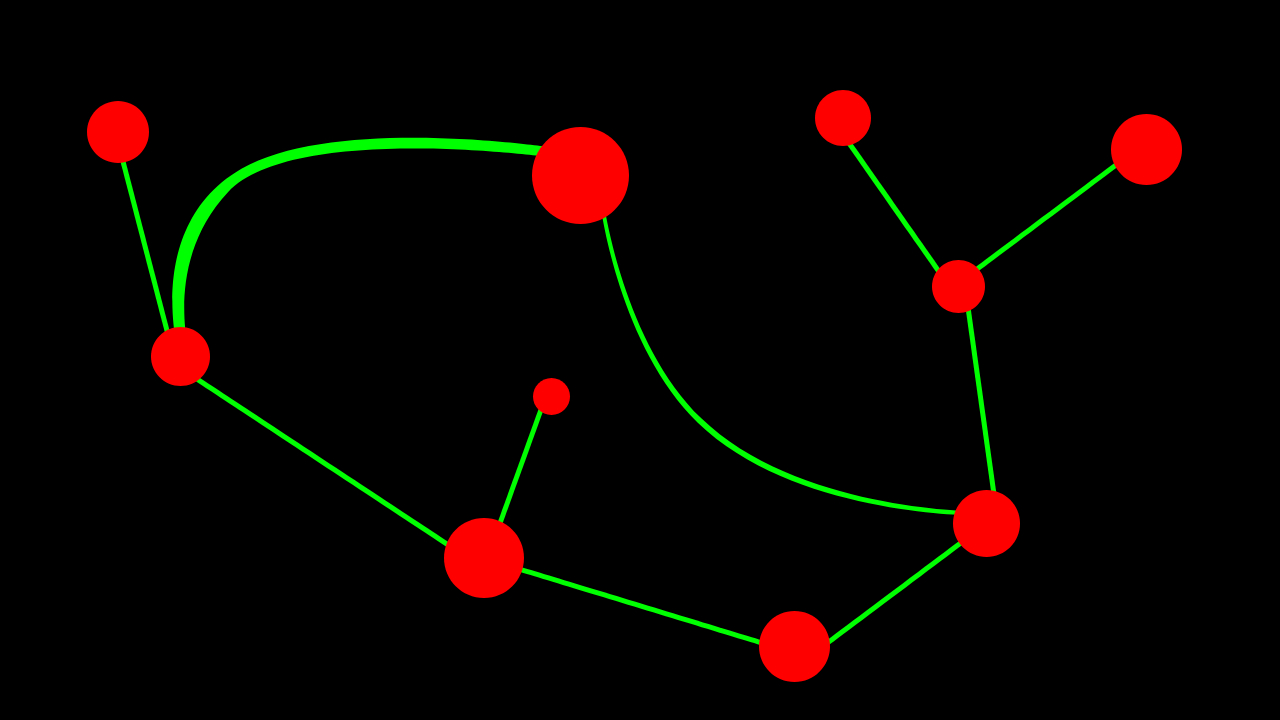
#> input picture curve.jpg, 1280 x 720 px
$ python test.py
#> lines starting #> are read from the running program, lines starting #| are printed output that depends on the picture; after the words box and inside, x2 and y2 are one past the last pixel; in counts of white or black regions, pixels touching at a corner belong together
import cv2 as cv
import numpy as np
import argparse

# Read the main image
src = inputImage = cv.imread('curve.jpg')
#> src is the input picture: shape (720, 1280, 3); mean B, G, R 0, 4.3, 9.7
# Convert image to gray and blur it
src_gray = cv.cvtColor(src, cv.COLOR_BGR2GRAY)
src_gray = cv.blur(src_gray, (3, 3))

def thresh_callback(val):
#> called with val = 100
    threshold = val
    # Detect edges using Canny with a lower threshold
    canny_output = cv.Canny(src_gray, threshold, threshold * 2)
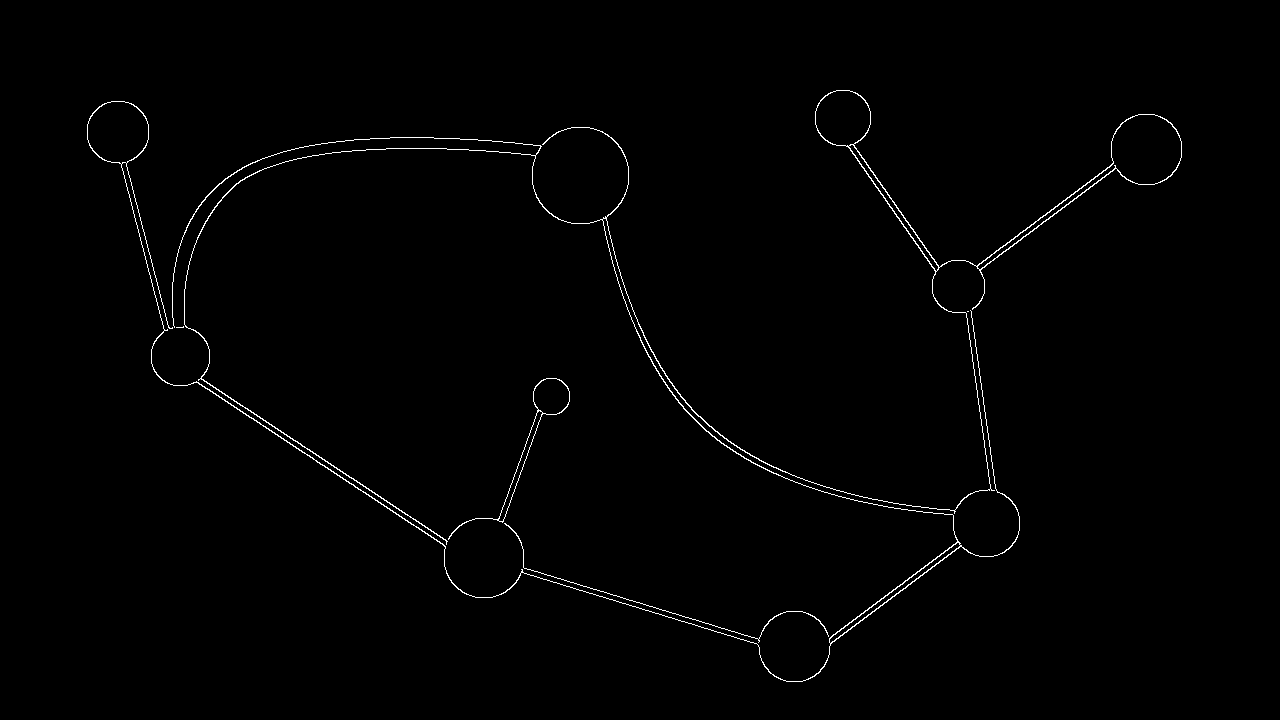
#> canny_output: shape (720, 1280); 0.87% white in thin lines or dots, all inside (x1, y1, x2, y2) = (87, 90, 1182, 682)
    # Find contours
    contours, _ = cv.findContours(canny_output, cv.RETR_EXTERNAL, cv.CHAIN_APPROX_SIMPLE)
#> contours = 5 contours, 2 with area under 20; largest, box (x1, y1, x2, y2) and area: (87, 90, 1182, 682) 13126, (448, 378, 570, 540) 1665, (504, 523, 829, 643) 46
    # Draw contours
    drawing = np.zeros((canny_output.shape[0], canny_output.shape[1], 3), dtype=np.uint8)

    color = (0, 255, 0)  # Green for all contours
    for i in range(len(contours)):
        cv.drawContours(drawing, contours, i, color, 2, cv.LINE_AA)
#> this loop made 5 passes
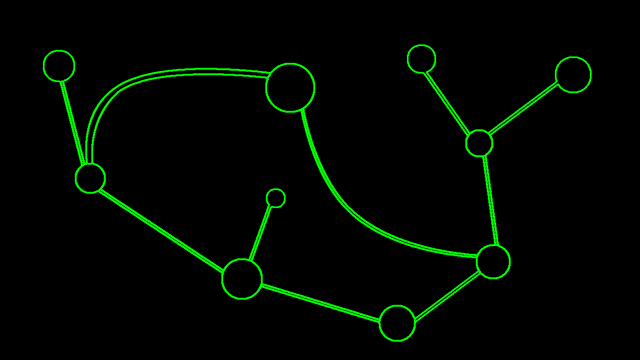
#> drawing: shape (720, 1280, 3) (shown at 1/2 size); mean of channels 0, 1, 2 0, 7.6, 0; drawn as B, G, R

    # Show in a window
    cv.imshow('Contours', drawing)

    # Hough Lines (Probabilistic) detection and drawing
    lines = cv.HoughLinesP(canny_output, 1, np.pi / 180, threshold=65, minLineLength=0, maxLineGap=10)
#> lines = 37 rows, first 6: [195, 382, 401, 516], [979, 270, 1115, 168], [521, 572, 757, 644], [201, 379, 386, 500], [971, 311, 996, 490], [976, 266, 1113, 162]
    if lines is not None:
        for idx, line in enumerate(lines):
            shape = f'Line {idx + 1}'
            x1, y1, x2, y2 = line[0]
            cv.line(drawing, (x1, y1), (x2, y2), (0, 0, 255), 4)
#> this loop made 37 passes
#> (shape, x1, y1, x2, y2) on passes 1 to 8: ('Line 1', 195, 382, 401, 516), ('Line 2', 979, 270, 1115, 168), ('Line 3', 521, 572, 757, 644), ('Line 4', 201, 379, 386, 500), ('Line 5', 971, 311, 996, 490), ('Line 6', 976, 266, 1113, 162), ('Line 7', 853, 144, 939, 267), ('Line 8', 849, 147, 936, 271)
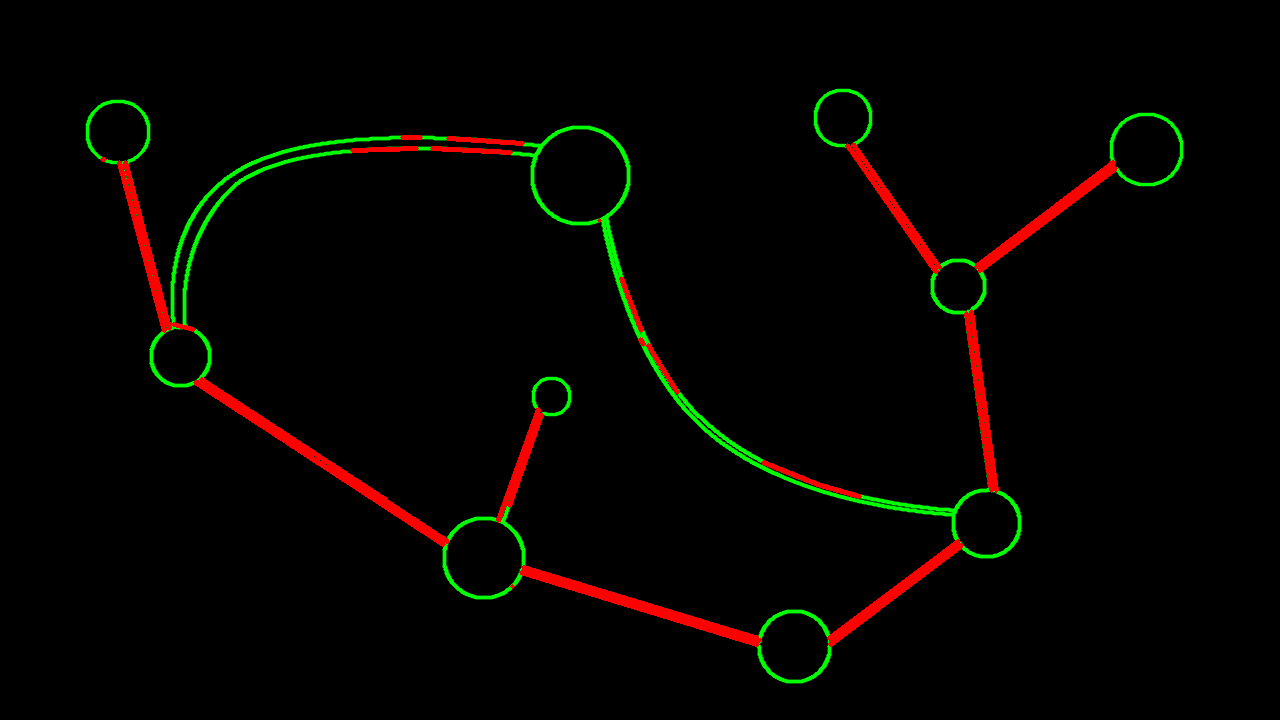
#> drawing: shape (720, 1280, 3); 1.98% of pixels changed, all inside (x1, y1, x2, y2) = (100, 135, 1118, 647); drawn as B, G, R
            # Writing label "Line"
         #   cv.putText(drawing, shape, (x1, y1), cv.FONT_HERSHEY_SIMPLEX, 0.5, (255, 255, 255), 2)

    # Hough Circles detection and drawing
    circles = cv.HoughCircles(src_gray, cv.HOUGH_GRADIENT, 1, 10,
                              param1=40, param2=80, minRadius=0, maxRadius=0)
#> circles = [[579.5, 175.5, 48.5], [117.5, 131.5, 31.1], [842.5, 117.5, 27.8], [305.5, 282.5, 131.4], [483.5, 557.5, 39.4], [985.5, 522.5, 33.8], [1145.5, 149.5, 35.8], [793.5, 646.5, 35.1], [180.5, 355.5, 29.2], [957.5, 286.5, 26.1]]
    if circles is not None:
        circles = np.uint16(np.around(circles))
#> circles = [[580, 176, 48], [118, 132, 31], [842, 118, 28], [306, 282, 131], [484, 558, 39], [986, 522, 34], [1146, 150, 36], [794, 646, 35], [180, 356, 29], [958, 286, 26]]
        for i, circle in enumerate(circles[0, :]):
            shape = f'Circle {i + 1}'
            color = (255, 0, 0)  # Blue for circles
            # Drawing the outline
            cv.circle(drawing, (circle[0], circle[1]), circle[2], color, 6)
            # Writing label "circle"
            cv.putText(drawing, shape, (circle[0] - 30, circle[1] - 10), cv.FONT_HERSHEY_SIMPLEX, 1, (255, 255, 255), 3)
#> this loop made 10 passes
#> (circle, shape) on passes 1 to 8: ([580, 176, 48], 'Circle 1'), ([118, 132, 31], 'Circle 2'), ([842, 118, 28], 'Circle 3'), ([306, 282, 131], 'Circle 4'), ([484, 558, 39], 'Circle 5'), ([986, 522, 34], 'Circle 6'), ([1146, 150, 36], 'Circle 7'), ([794, 646, 35], 'Circle 8')
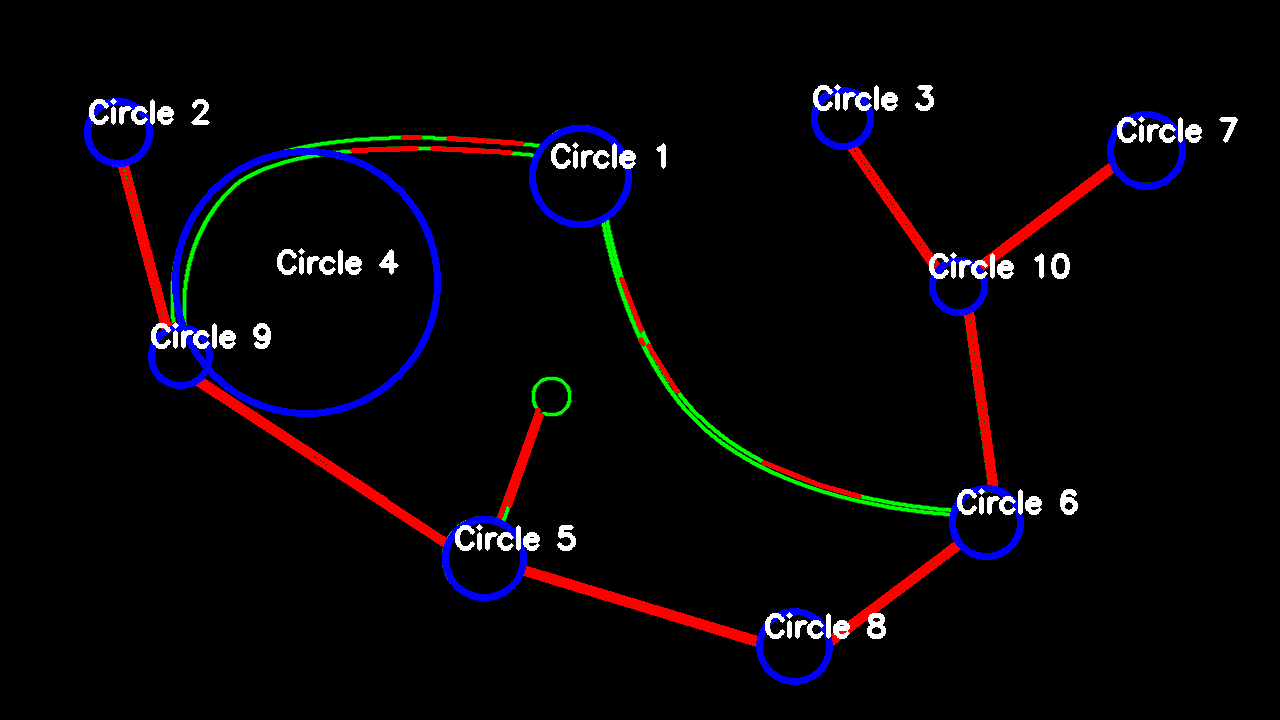
#> drawing: shape (720, 1280, 3); 3.28% of pixels changed, all inside (x1, y1, x2, y2) = (84, 84, 1238, 685); drawn as B, G, R

    # Show in a window
    cv.imshow('Contours with Lines and Circles', drawing)


# Create Window
source_window = 'Source'
cv.namedWindow(source_window)
cv.imshow(source_window, src)

max_thresh = 255
thresh = 100  # Lower initial threshold

thresh_callback(thresh)

cv.waitKey(0)
cv.destroyAllWindows()

$ run again, with hard-test-img.jpg copied over curve.jpg
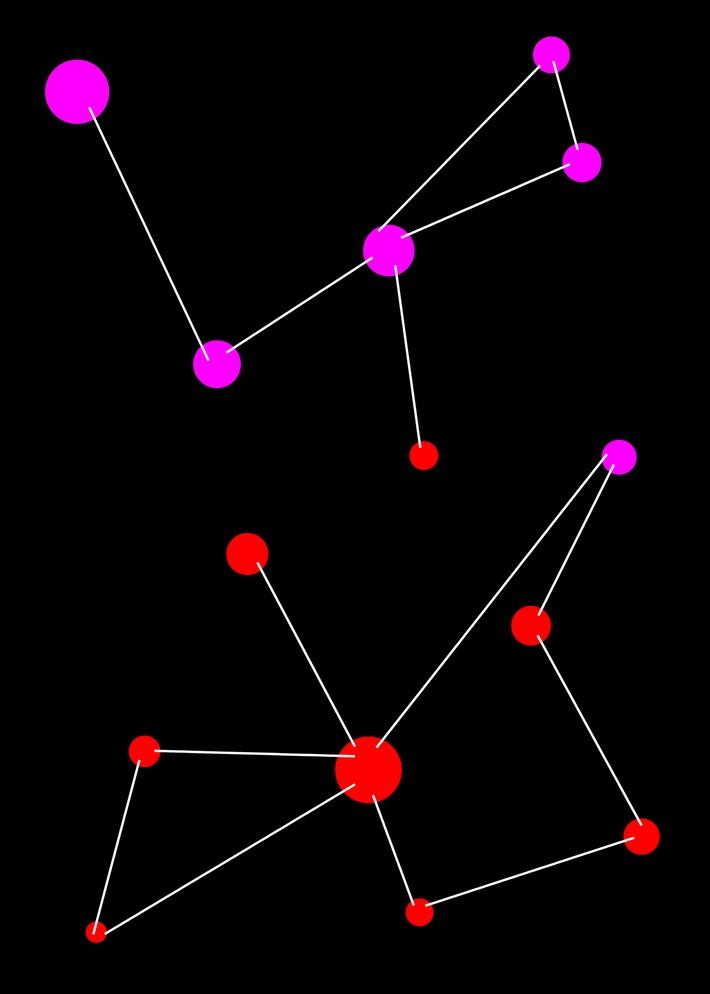
#> input picture hard-test-img.jpg, 710 x 994 px, shrunk from 1500 x 2100 before the run
#> src is the input picture: shape (994, 710, 3); mean B, G, R 6.4, 2.8, 9.6
#> in thresh_callback, `canny_output = cv.Canny(src_gray, threshold, threshold * 2)`:
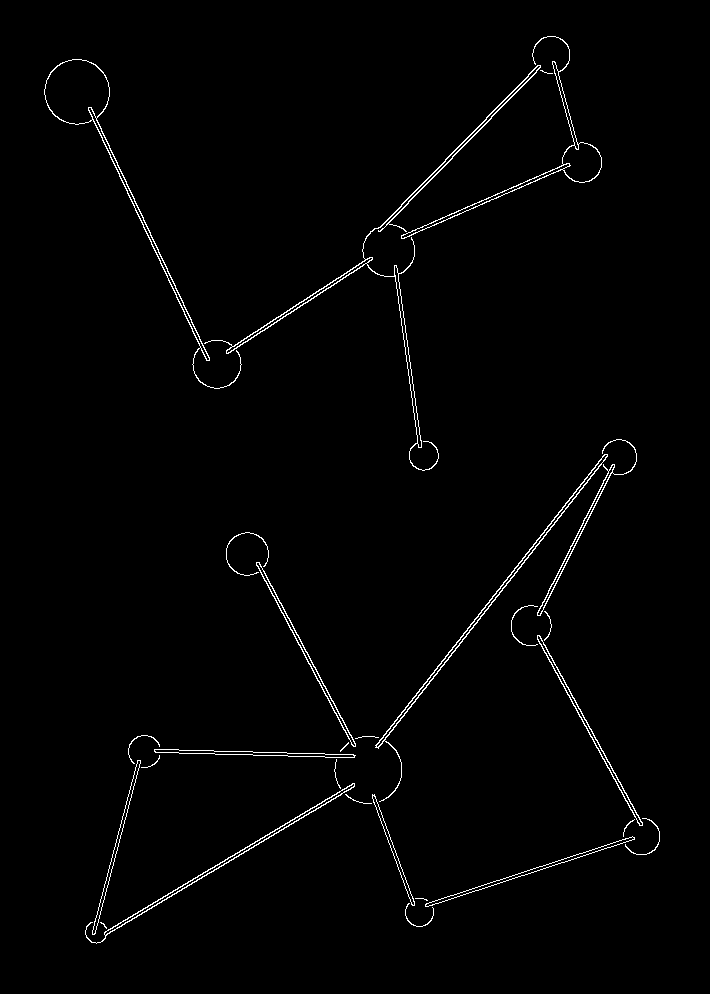
#> canny_output: shape (994, 710); 1.4% white in thin lines or dots, all inside (x1, y1, x2, y2) = (44, 36, 660, 944)
#> contours = 27 contours, 13 with area under 20; largest, box (x1, y1, x2, y2) and area: (44, 59, 242, 389) 4216, (401, 36, 602, 239) 2096, (204, 65, 541, 471) 1540, (375, 454, 608, 802) 1348, (85, 783, 355, 944) 1010
#> the loop in thresh_callback, `for i in range(len(contours)):` made 27 passes
#> lines = 45 rows, first 6: [378, 748, 607, 454], [375, 747, 604, 454], [104, 932, 353, 783], [88, 108, 203, 354], [380, 227, 537, 65], [91, 107, 202, 345]
#> the loop in thresh_callback, `for idx, line in enumerate(lines):` made 45 passes
#> (shape, x1, y1, x2, y2) on passes 1 to 8: ('Line 1', 378, 748, 607, 454), ('Line 2', 375, 747, 604, 454), ('Line 3', 104, 932, 353, 783), ('Line 4', 88, 108, 203, 354), ('Line 5', 380, 227, 537, 65), ('Line 6', 91, 107, 202, 345), ('Line 7', 94, 942, 354, 786), ('Line 8', 381, 230, 521, 86)
#> in thresh_callback, `circles = cv.HoughCircles(src_gray, cv.HOUGH_GRADIENT, 1, 10, param1=4..`: circles = [[76.5, 91.5, 32.6], [388.5, 250.5, 26], [367.5, 769.5, 32.9], [581.5, 162.5, 19.9], [618.5, 456.5, 17.4], [216.5, 363.5, 23.5], [530.5, 625.5, 20.1], [246.5, 553.5, 21.6], [550.5, 54.5, 18.3], [641.5, 836.5, 18.1]]
#> in thresh_callback, `circles = np.uint16(np.around(circles))`: circles = [[76, 92, 33], [388, 250, 26], [368, 770, 33], [582, 162, 20], [618, 456, 17], [216, 364, 24], [530, 626, 20], [246, 554, 22], [550, 54, 18], [642, 836, 18]]
#> the loop in thresh_callback, `for i, circle in enumerate(circles[0, :]):` made 10 passes
#> (circle, shape) on passes 1 to 8: ([76, 92, 33], 'Circle 1'), ([388, 250, 26], 'Circle 2'), ([368, 770, 33], 'Circle 3'), ([582, 162, 20], 'Circle 4'), ([618, 456, 17], 'Circle 5'), ([216, 364, 24], 'Circle 6'), ([530, 626, 20], 'Circle 7'), ([246, 554, 22], 'Circle 8')
#> after the loop in thresh_callback, `for i, circle in enumerate(circles[0, :]):`:
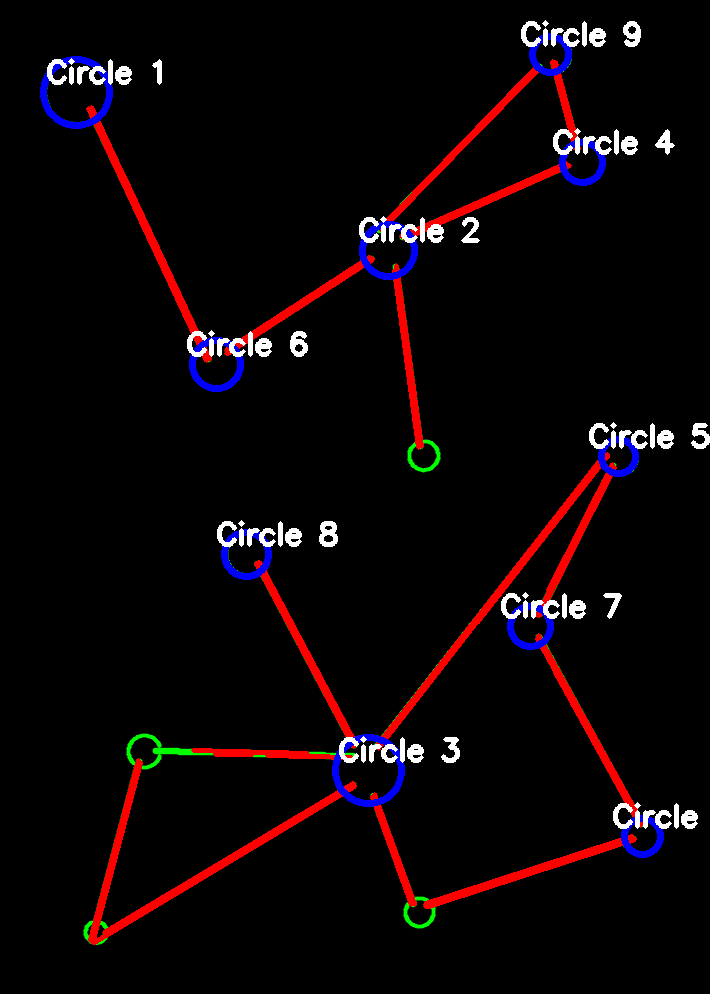
#> drawing: shape (994, 710, 3); mean of channels 0, 1, 2 7.5, 5.1, 12.7; drawn as B, G, R
